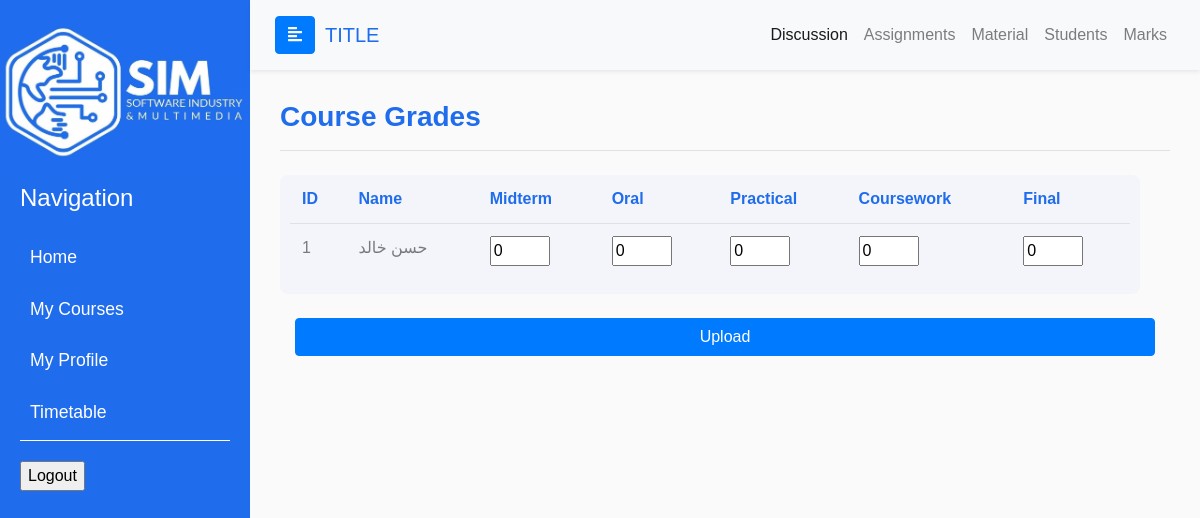
/academic/edit_std_grades.php?course_id=1, run on an earlier commit of the app's database.
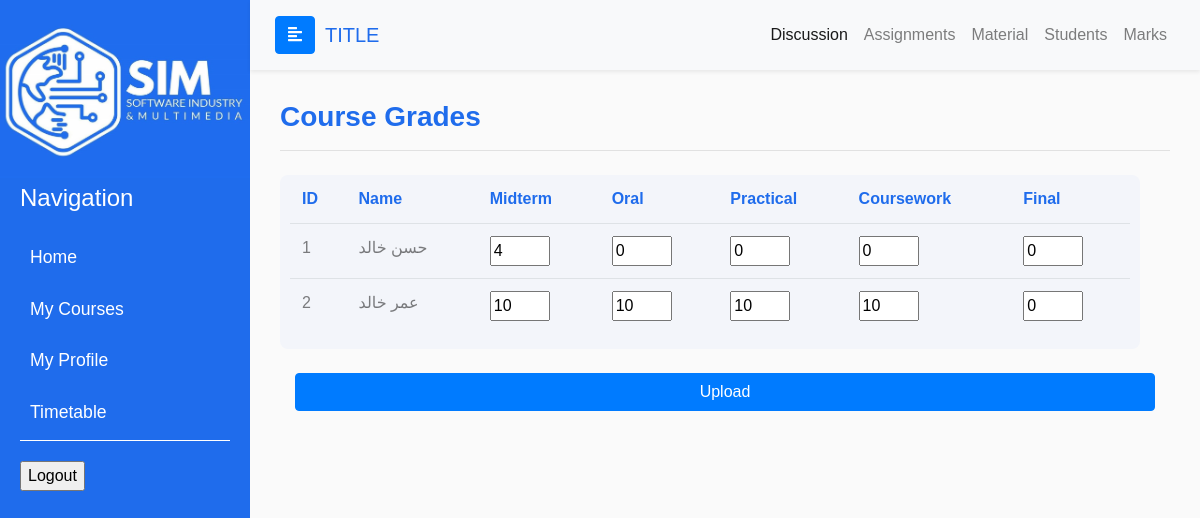
And on a later commit of the database.
### tables this page shows
CREATE TABLE `course_semester_students` (
  `id_student` int(12) NOT NULL,
  `id_course` int(12) NOT NULL,
  `id_semester` int(12) NOT NULL,
  `grade` varchar(1) DEFAULT NULL,
  `gpa` float DEFAULT 0,
  `oral` float DEFAULT 0,
  `midterm` float DEFAULT 0,
  `course_work` float DEFAULT 0,
  `practical` float DEFAULT 0,
  `final` float DEFAULT 0
);

CREATE TABLE `students` (
  `id_user` int(12) NOT NULL,
  `student_id` int(11) NOT NULL,
  `arabic_name` varchar(255) NOT NULL,
  `level` int(1) NOT NULL DEFAULT 1,
  `finished_hours` int(3) NOT NULL DEFAULT 0,
  `cgpa` float NOT NULL DEFAULT 0,
  `student_group` int(2) NOT NULL DEFAULT 0,
  `status` varchar(255) DEFAULT 'N/A',
  `address` varchar(255) NOT NULL,
  `guardian_mobile_number` varchar(255) NOT NULL,
  `student_type` varchar(255) DEFAULT NULL
);

### paths.php (called while the page is built, shortened)
<?php
$root = "Web-Project-2";
$logo_path = DIRECTORY_SEPARATOR. $root .DIRECTORY_SEPARATOR. "media" .DIRECTORY_SEPARATOR. "logo.jpeg";
$my_profile_path = DIRECTORY_SEPARATOR. $root .DIRECTORY_SEPARATOR. "my_profile.php";
$discussion_path = DIRECTORY_SEPARATOR .$root .DIRECTORY_SEPARATOR. "academic" .DIRECTORY_SEPARATOR. "discussion.php";
$announcements_path = DIRECTORY_SEPARATOR .$root .DIRECTORY_SEPARATOR. "student" .DIRECTORY_SEPARATOR. "announcements.php";
$my_courses_path_professor = DIRECTORY_SEPARATOR. $root .DIRECTORY_SEPARATOR. "academic" .DIRECTORY_SEPARATOR. "my_courses_instructor.php";
$assignments_professor_path = DIRECTORY_SEPARATOR .$root .DIRECTORY_SEPARATOR. "academic" .DIRECTORY_SEPARATOR. "assignment-hand-ins.php";
$materials_path = DIRECTORY_SEPARATOR .$root .DIRECTORY_SEPARATOR. "academic" .DIRECTORY_SEPARATOR. "material.php";
$students_course_path = DIRECTORY_SEPARATOR .$root .DIRECTORY_SEPARATOR. "academic" .DIRECTORY_SEPARATOR. "students_in_course.php";
$student_grades_professor = DIRECTORY_SEPARATOR .$root .DIRECTORY_SEPARATOR. "academic" .DIRECTORY_SEPARATOR. "std_grades.php";
$timetable_professor_path = DIRECTORY_SEPARATOR. $root .DIRECTORY_SEPARATOR. "academic" .DIRECTORY_SEPARATOR. "timetable.php";

### includes/utils/helper.php (called while the page is built, shortened)
<?php
function getCurrentSemester()
{
    global $conn;
    $query = "SELECT semester_id FROM semesters ORDER BY semester_id DESC LIMIT 1";
    $query_result = mysqli_query($conn, $query);
    if ($query_result) {
        $result = mysqli_fetch_assoc($query_result);
        return $result['semester_id'];
    } else {
        return -1;
    }
}

### includes/functions.php (called while the page is built, shortened)
<?php
include_once "db_conn.php";
include_once "utils\\helper.php";
include_once "Admin" . DIRECTORY_SEPARATOR . "utils" . DIRECTORY_SEPARATOR . "all.php";
include_once dirname(__FILE__, 2) . DIRECTORY_SEPARATOR . "paths.php";
include_once dirname(__FILE__, 1) .DIRECTORY_SEPARATOR. "Admin" .DIRECTORY_SEPARATOR. "students" .DIRECTORY_SEPARATOR. "functions.php";
$semester = getCurrentSemester();

### includes/Professor/functions.php (called while the page is built, shortened)
<?php
include_once dirname(__FILE__, 2) ."\\utils\\helper.php";
$semester = getCurrentSemester();
function getRegisteredStudentsMarks($courseId)
{
    global $conn;
    global $semester;
    $query = "SELECT id_student, arabic_name, grade, gpa, oral, midterm, course_work, practical, final FROM course_semester_students css INNER JOIN students s ON css.id_student = s.student_id WHERE id_course = $courseId AND id_semester = $semester";
    $query_result = mysqli_query($conn, $query);
    return $query_result;
}
?>

### academic/edit_std_grades.php (the view, shortened to what this page needs)
<?php
include_once "../includes/utils/helper.php";
include_once "../includes/db_conn.php";
include_once "../includes/Professor/functions.php";
$courseId = $_GET['course_id'];
?>
<!DOCTYPE html>
<html>
<head>
    <link rel="stylesheet" href="css/table.css">
    <?php include "../includes/bootstrap_styles_start.php"; ?>
</head>
<body>
    <div class="wrapper">
        <?php
            include_once dirname(__FILE__, 2) .DIRECTORY_SEPARATOR. "paths.php";
            include_once $professor_sidebar_path;
        ?>
        <div id="content">
        <?php
        include_once $professor_navbar_path;
        ?>
            <div class="page-body">
                <h3 class="font-weight-bold" style=" color:rgb(31,108,236);">
                    Course Grades
                </h3>
                <hr class="mb-4">
                <div class="container-fluid">
                    <div class="row table-container table-responsive w-100">
                        <table class="table">
                            <thead>
                                <tr style="color:rgb(31,108,236);">
                                    <th scope="col">ID</th>
                                    <th scope="col">Name</th>
                                    <th scope="col">Midterm</th>
                                    <th scope="col">Oral</th>
                                    <th scope="col">Practical</th>
                                    <th scope="col">Coursework</th>
                                    <th scope="col">Final</th>
                                </tr>
                            </thead>
                            <form id="marks" action="" method="post">
                                <tbody style="color: rgb(0,0,0,0.5);">
                                    <?php
                                        $query_result = getRegisteredStudentsMarks($courseId);
                                        $i = 0;
                                        while ($row = mysqli_fetch_assoc($query_result)) {
                                            ?>
                                            <tr>
                                                <td>
                                                    <?php echo $row['id_student']; ?>
                                                </td>
                                                <td>
                                                    <?php echo $row["arabic_name"]; ?>
                                                </td>
                                                <td><input type='number' name=<?php echo "grade[$i][midterm]" ?> value="<?php echo $row["midterm"]; ?>"></td>
                                                <td><input type='number' name=<?php echo "grade[$i][oral]" ?> value="<?php echo $row["oral"]; ?>"></td>
                                                <td><input type='number' name=<?php echo "grade[$i][practical]" ?> value="<?php echo $row["practical"]; ?>"></td>
                                                <td><input type='number' name=<?php echo "grade[$i][cw]" ?> value="<?php echo $row["course_work"]; ?>"></td>
                                                <td><input type='number' name=<?php echo "grade[$i][final]" ?> value="<?php echo $row["final"]; ?>"></td>
                                            </tr>
                                    <?php
                                            $i++;
                                        }
                                    ?>
                                </tbody>
                            </form>
                        </table>
                    </div>
                    <br>
                    <button class="btn btn-block btn-primary" form="marks" type="submit" name="submit">Upload</button>
                </div>
            </div>
        </div>
</body>
</html>

### includes/bootstrap_styles_start.php (shortened to what this page needs)
<link rel="stylesheet"
    href="https://cdnjs.cloudflare.com/ajax/libs/malihu-custom-scrollbar-plugin/3.1.5/jquery.mCustomScrollbar.min.css">
<link rel="stylesheet" href="https://stackpath.bootstrapcdn.com/bootstrap/4.1.0/css/bootstrap.min.css"
>
    <link rel="stylesheet" href="../css/rootStyles.css">

### includes/prof_sidebar.php (shortened to what this page needs)
<?php
include_once dirname(__FILE__, 2)."\\paths.php";
include_once dirname(__FILE__, 1) .DIRECTORY_SEPARATOR. "functions.php";
?>
<nav id="sidebar">
    <div class="sidebar-header">
        <img src="<?php echo $logo_path ?>" alt="SIM-LOGO">
    </div>
    <p>Navigation</p>
    <ul class="list-unstyled components">
        <li>
            <a href="<?php echo $announcements_path ?>">Home</a>
        </li>
        <li>
            <a href="<?php echo $my_courses_path_professor ?>">My Courses</a>
        </li>
        <li>
            <a href="<?php echo $my_profile_path ?>">My Profile</a>
        </li>
        <li>
            <a href="<?php echo $timetable_professor_path ?>">Timetable</a>
        </li>
    </ul>
    <ul class="list-unstyled CTAs">
        <li>
            <form method="post">
                <input type="submit" class="cta-logout" name="logout-btn" value="Logout">
            </form>
        </li>
    </ul>
</nav>

### includes/professor_navbar.php (shortened to what this page needs)
<?php
include_once dirname(__FILE__, 2) .DIRECTORY_SEPARATOR. "paths.php";
include_once "functions.php";
?>
<nav class="navbar navbar-expand-lg sticky-top navbar-light bg-light shadow-sm">
                <div class="container-fluid">
                    <button type="button" id="sidebarCollapse" class="btn btn-primary">
                        <i class="fas fa-align-left"></i>
                    </button>
                    <a class="navbar-brand" id="page-title" href="#">TITLE</a>
                    <div class="collapse navbar-collapse" id="navbarSupportedContent">
                        <ul class="nav navbar-nav ml-auto secondary-navigation">
                            <li class="nav-item active">
                                <a class="nav-link" href="<?php echo $discussion_path."?course_id={$_GET['course_id']}&sem_id=$semester" ?>">Discussion</a>
                            </li>
                            <li class="nav-item">
                                <a class="nav-link" href="<?php echo $assignments_professor_path."?course_id={$_GET['course_id']}&sem_id=$semester" ?>">Assignments</a>
                            </li>
                            <li class="nav-item">
                                <a class="nav-link" href="<?php echo $materials_path."?course_id={$_GET['course_id']}&sem_id=$semester" ?>">Material</a>
                            </li>
                            <li class="nav-item">
                                <a class="nav-link" href="<?php echo $students_course_path."?course_id={$_GET['course_id']}&sem_id=$semester" ?>">Students</a>
                            </li>
                            <li class="nav-item">
                                <a class="nav-link" href="<?php echo $student_grades_professor."?course_id={$_GET['course_id']}&sem_id=$semester" ?>">Marks</a>
                            </li>
                        </ul>
                    </div>
            </nav>

### academic/css/table.css (style rules this page uses)
.table-container { background-color: rgba(31, 108, 236, 0.03); border-radius: 8px; padding: 0 10px; }
.table thead tr th { border: none !important; }
td input { width: 60px; }
tbody { color: rgba(0,0,0,0.5); }

### css/rootStyles.css (style rules this page uses)
:root { --primary: rgb(31,108,236); --danger: red; }
body { font-family: 'Poppins', sans-serif; background: #fafafa; }
p { font-family: 'Poppins', sans-serif; font-size: 1.1em; font-weight: 300; line-height: 1.7em; color: #999; }
a, a:hover, a:focus { color: inherit; text-decoration: none; transition: all 0.3s; }
.navbar { padding: 15px 10px; background: #fff; border: none; border-radius: 0; margin-bottom: 30px; box-shadow: 1px 1px 3px rgba(0, 0, 0, 0.1); }
.navbar-brand#page-title { margin-left: 10px; color: var(--primary) !important; }
.page-body { padding: 0 30px; }
.wrapper { display: flex; width: 100%; }
#sidebar { width: 250px; position: fixed; top: 0; left: 0; height: 100vh; z-index: 999; background: var(--primary); color: #fff; transition: all 0.3s; align-items: stretch; }
#sidebar .sidebar-header img { width: 250px; }
#sidebar ul.components { margin: 0 20px; border-bottom: 1px solid #fff; }
#sidebar p { color: #fff; padding: 0 20px; font-size: 1.5em; }
#sidebar ul li a { padding: 10px; font-size: 1.1em; display: block; border-radius: 5px; margin-bottom: 5px; }
ul.CTAs { padding: 20px; }
#content { width: calc(100% - 250px); min-height: 100vh; transition: all 0.3s; position: absolute; top: 0; right: 0; }

What changed in the data, as far as the page shows it:
changed course_semester_students "حسن خالد": midterm "0" → "4"
added course_semester_students: id_student "2", id_student.arabic_name "عمر خالد", midterm "10", oral "10", practical "10", course_work "10", final "0"
